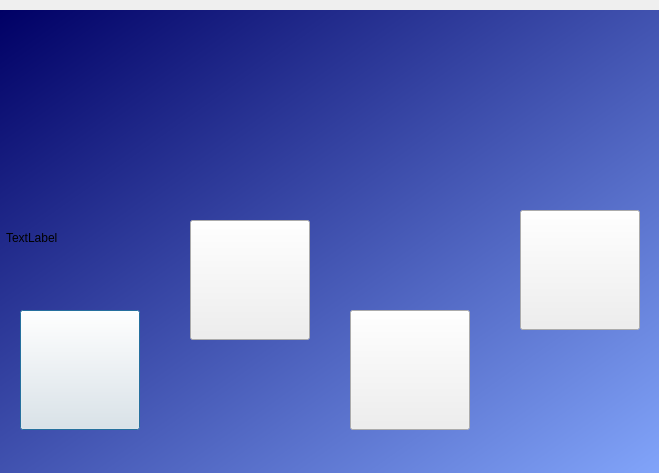
<?xml version="1.0" encoding="UTF-8"?>
<ui version="4.0">
 <class>Abonnes</class>
 <widget class="QDialog" name="Abonnes">
  <property name="geometry">
   <rect>
    <x>0</x>
    <y>0</y>
    <width>659</width>
    <height>473</height>
   </rect>
  </property>
  <property name="windowTitle">
   <string>Dialog</string>
  </property>
  <widget class="QLabel" name="label_9">
   <property name="geometry">
    <rect>
     <x>0</x>
     <y>10</y>
     <width>681</width>
     <height>481</height>
    </rect>
   </property>
   <property name="styleSheet">
    <string notr="true">
background-color: qlineargradient(spread:pad, x1:0, y1:0, x2:1, y2:1, stop:0 rgba(0, 0, 101, 255), stop:1 rgba(134, 170, 255, 255));</string>
   </property>
   <property name="text">
    <string/>
   </property>
  </widget>
  <widget class="QStackedWidget" name="stackedWidget">
   <property name="geometry">
    <rect>
     <x>0</x>
     <y>10</y>
     <width>681</width>
     <height>471</height>
    </rect>
   </property>
   <property name="font">
    <font>
     <strikeout>false</strikeout>
    </font>
   </property>
   <property name="currentIndex">
    <number>0</number>
   </property>
   <widget class="QWidget" name="stackedWidgetPage1">
    <widget class="QPushButton" name="pushButton_8">
     <property name="geometry">
      <rect>
       <x>20</x>
       <y>300</y>
       <width>120</width>
       <height>120</height>
      </rect>
     </property>
     <property name="styleSheet">
      <string notr="true">backgroun-color : transparent;
border-image: url(:/img/img/button-304224_960_720.png);
</string>
     </property>
     <property name="text">
      <string/>
     </property>
    </widget>
    <widget class="QPushButton" name="pushButton_9">
     <property name="geometry">
      <rect>
       <x>190</x>
       <y>210</y>
       <width>120</width>
       <height>120</height>
      </rect>
     </property>
     <property name="styleSheet">
      <string notr="true">backgroun-color : transparent;
border-image: url(:/img/img/abort-146072_960_720.png);</string>
     </property>
     <property name="text">
      <string/>
     </property>
    </widget>
    <widget class="QPushButton" name="pushButton_11">
     <property name="geometry">
      <rect>
       <x>350</x>
       <y>300</y>
       <width>120</width>
       <height>120</height>
      </rect>
     </property>
     <property name="styleSheet">
      <string notr="true">backgroun-color : transparent;
border-image: url(:/img/img/edit-validated_40458.png);</string>
     </property>
     <property name="text">
      <string/>
     </property>
    </widget>
    <widget class="QPushButton" name="pushButton_10">
     <property name="geometry">
      <rect>
       <x>520</x>
       <y>200</y>
       <width>120</width>
       <height>120</height>
      </rect>
     </property>
     <property name="styleSheet">
      <string notr="true">backgroun-color : transparent;
border-image: url(:/img/img/show-non-hidden-views.png);</string>
     </property>
     <property name="text">
      <string/>
     </property>
    </widget>
    <widget class="QLabel" name="label_11">
     <property name="geometry">
      <rect>
       <x>210</x>
       <y>20</y>
       <width>261</width>
       <height>141</height>
      </rect>
     </property>
     <property name="styleSheet">
      <string notr="true">
image: url(:/img/img/menu_btn_off.png);</string>
     </property>
     <property name="text">
      <string/>
     </property>
    </widget>
    <widget class="QLabel" name="label_8">
     <property name="geometry">
      <rect>
       <x>6</x>
       <y>-8</y>
       <width>651</width>
       <height>471</height>
      </rect>
     </property>
     <property name="text">
      <string>TextLabel</string>
     </property>
     <property name="scaledContents">
      <bool>true</bool>
     </property>
    </widget>
    <zorder>label_8</zorder>
    <zorder>pushButton_8</zorder>
    <zorder>pushButton_9</zorder>
    <zorder>pushButton_11</zorder>
    <zorder>pushButton_10</zorder>
    <zorder>label_11</zorder>
   </widget>
   <widget class="QWidget" name="stackedWidgetPage2">
    <widget class="QPushButton" name="pushButton">
     <property name="geometry">
      <rect>
       <x>320</x>
       <y>310</y>
       <width>93</width>
       <height>28</height>
      </rect>
     </property>
     <property name="text">
      <string>Ajouter</string>
     </property>
    </widget>
    <widget class="QLabel" name="label">
     <property name="geometry">
      <rect>
       <x>90</x>
       <y>70</y>
       <width>71</width>
       <height>16</height>
      </rect>
     </property>
     <property name="font">
      <font>
       <pointsize>10</pointsize>
       <weight>75</weight>
       <bold>true</bold>
      </font>
     </property>
     <property name="styleSheet">
      <string notr="true"/>
     </property>
     <property name="text">
      <string>id</string>
     </property>
    </widget>
    <widget class="QLineEdit" name="lineEdit">
     <property name="geometry">
      <rect>
       <x>220</x>
       <y>70</y>
       <width>113</width>
       <height>22</height>
      </rect>
     </property>
     <property name="styleSheet">
      <string notr="true">border-radius : 10px;</string>
     </property>
    </widget>
    <widget class="QLabel" name="label_3">
     <property name="geometry">
      <rect>
       <x>90</x>
       <y>210</y>
       <width>91</width>
       <height>31</height>
      </rect>
     </property>
     <property name="font">
      <font>
       <pointsize>10</pointsize>
       <weight>75</weight>
       <bold>true</bold>
      </font>
     </property>
     <property name="text">
      <string>prenom</string>
     </property>
    </widget>
    <widget class="QLineEdit" name="lineEdit_2">
     <property name="geometry">
      <rect>
       <x>220</x>
       <y>140</y>
       <width>113</width>
       <height>22</height>
      </rect>
     </property>
     <property name="styleSheet">
      <string notr="true">border-radius : 10px;</string>
     </property>
    </widget>
    <widget class="QLabel" name="label_2">
     <property name="geometry">
      <rect>
       <x>90</x>
       <y>140</y>
       <width>81</width>
       <height>16</height>
      </rect>
     </property>
     <property name="font">
      <font>
       <pointsize>10</pointsize>
       <weight>75</weight>
       <bold>true</bold>
      </font>
     </property>
     <property name="text">
      <string>nom</string>
     </property>
    </widget>
    <widget class="QLineEdit" name="lineEdit_3">
     <property name="geometry">
      <rect>
       <x>220</x>
       <y>210</y>
       <width>113</width>
       <height>22</height>
      </rect>
     </property>
     <property name="styleSheet">
      <string notr="true">border-radius : 10px;</string>
     </property>
    </widget>
    <widget class="QPushButton" name="pushButton_2">
     <property name="geometry">
      <rect>
       <x>430</x>
       <y>310</y>
       <width>93</width>
       <height>28</height>
      </rect>
     </property>
     <property name="text">
      <string>Annuler</string>
     </property>
    </widget>
   </widget>
   <widget class="QWidget" name="stackedWidgetPage3">
    <widget class="QLineEdit" name="lineEdit_4">
     <property name="geometry">
      <rect>
       <x>210</x>
       <y>340</y>
       <width>137</width>
       <height>22</height>
      </rect>
     </property>
    </widget>
    <widget class="QLabel" name="label_4">
     <property name="geometry">
      <rect>
       <x>110</x>
       <y>340</y>
       <width>53</width>
       <height>16</height>
      </rect>
     </property>
     <property name="text">
      <string>ID</string>
     </property>
    </widget>
    <widget class="QPushButton" name="pushButton_3">
     <property name="geometry">
      <rect>
       <x>380</x>
       <y>340</y>
       <width>93</width>
       <height>28</height>
      </rect>
     </property>
     <property name="text">
      <string>Supprimer</string>
     </property>
    </widget>
    <widget class="QPushButton" name="pushButton_7">
     <property name="geometry">
      <rect>
       <x>490</x>
       <y>340</y>
       <width>93</width>
       <height>28</height>
      </rect>
     </property>
     <property name="text">
      <string>Annuler</string>
     </property>
    </widget>
    <widget class="QTableView" name="tableView_2">
     <property name="geometry">
      <rect>
       <x>40</x>
       <y>10</y>
       <width>581</width>
       <height>301</height>
      </rect>
     </property>
    </widget>
   </widget>
   <widget class="QWidget" name="stackedWidgetPage4">
    <widget class="QLabel" name="label_5">
     <property name="geometry">
      <rect>
       <x>10</x>
       <y>60</y>
       <width>111</width>
       <height>21</height>
      </rect>
     </property>
     <property name="text">
      <string>ID</string>
     </property>
    </widget>
    <widget class="QLabel" name="label_7">
     <property name="geometry">
      <rect>
       <x>10</x>
       <y>250</y>
       <width>55</width>
       <height>16</height>
      </rect>
     </property>
     <property name="text">
      <string>PRENOM</string>
     </property>
    </widget>
    <widget class="QLabel" name="label_6">
     <property name="geometry">
      <rect>
       <x>10</x>
       <y>150</y>
       <width>55</width>
       <height>16</height>
      </rect>
     </property>
     <property name="text">
      <string>NOM</string>
     </property>
    </widget>
    <widget class="QLineEdit" name="lineEdit_5">
     <property name="geometry">
      <rect>
       <x>130</x>
       <y>60</y>
       <width>141</width>
       <height>21</height>
      </rect>
     </property>
    </widget>
    <widget class="QLineEdit" name="lineEdit_7">
     <property name="geometry">
      <rect>
       <x>130</x>
       <y>250</y>
       <width>141</width>
       <height>21</height>
      </rect>
     </property>
    </widget>
    <widget class="QLineEdit" name="lineEdit_6">
     <property name="geometry">
      <rect>
       <x>130</x>
       <y>150</y>
       <width>141</width>
       <height>21</height>
      </rect>
     </property>
    </widget>
    <widget class="QPushButton" name="pushButton_4">
     <property name="geometry">
      <rect>
       <x>40</x>
       <y>360</y>
       <width>93</width>
       <height>28</height>
      </rect>
     </property>
     <property name="text">
      <string>Modifier</string>
     </property>
    </widget>
    <widget class="QPushButton" name="pushButton_5">
     <property name="geometry">
      <rect>
       <x>160</x>
       <y>360</y>
       <width>93</width>
       <height>28</height>
      </rect>
     </property>
     <property name="text">
      <string>Annuler</string>
     </property>
    </widget>
    <widget class="QTableView" name="tableView_3">
     <property name="geometry">
      <rect>
       <x>300</x>
       <y>10</y>
       <width>341</width>
       <height>411</height>
      </rect>
     </property>
    </widget>
   </widget>
   <widget class="QWidget" name="stackedWidgetPage5">
    <widget class="QTableView" name="tableView">
     <property name="geometry">
      <rect>
       <x>60</x>
       <y>30</y>
       <width>561</width>
       <height>371</height>
      </rect>
     </property>
    </widget>
    <widget class="QPushButton" name="pushButton_6">
     <property name="geometry">
      <rect>
       <x>510</x>
       <y>420</y>
       <width>94</width>
       <height>28</height>
      </rect>
     </property>
     <property name="styleSheet">
      <string notr="true">color: #333;
border: 2px solid #555;
border-radius: 11px;
padding: 5px;
background: qradialgradient(cx: 0.3, cy: -0.4,
fx: 0.3, fy: -0.4,
radius: 1.35, stop: 0 #fff, stop: 1 #888);
min-width: 80px;</string>
     </property>
     <property name="text">
      <string>retour</string>
     </property>
    </widget>
    <widget class="QWidget" name="layoutWidget">
     <property name="geometry">
      <rect>
       <x>70</x>
       <y>420</y>
       <width>271</width>
       <height>24</height>
      </rect>
     </property>
     <layout class="QHBoxLayout" name="horizontalLayout">
      <item>
       <widget class="QLabel" name="label_10">
        <property name="text">
         <string>Nom</string>
        </property>
       </widget>
      </item>
      <item alignment="Qt::AlignHCenter">
       <widget class="QLineEdit" name="lineEdit_9"/>
      </item>
     </layout>
    </widget>
   </widget>
  </widget>
 </widget>
 <resources/>
 <connections/>
</ui>
